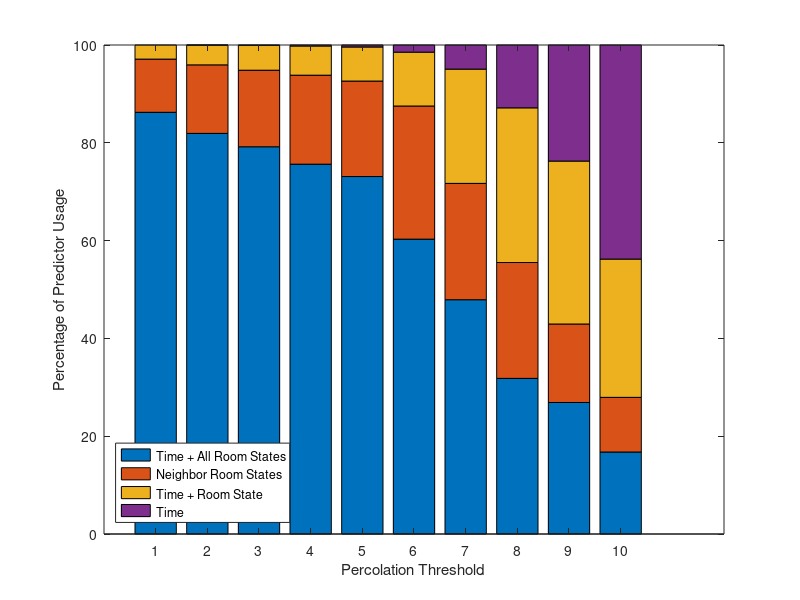

MATLAB code to generate this figure:
function percolationThresholdModelUsage()

%houseA_1 = [123480, 19698, 0];
%houseA_2 = [117306, 25830, 42];
%houseA_3 = [113386, 29680, 112];
%houseA_4 = [108290, 34608, 280];
%houseA_5 = [104664, 37940, 574];

houseA_1 = [123480, 15568, 4130, 0, 0];
houseA_2 = [117306, 20062, 5768, 42, 0];
houseA_3 = [113386, 22414, 7266, 112, 0];
houseA_4 = [108290, 26054, 8554, 280, 0];
houseA_5 = [104664, 27958, 9982, 574, 0];
houseA_10 = [86338, 38976, 15778, 2086, 0];
houseA_20 = [68600, 34062, 33460, 7056, 0];
houseA_30 = [45570, 33922, 45290, 18396, 0];
houseA_40 = [38514, 22974, 47712, 33978, 0];
houseA_50 = [24010, 16002, 40488, 62678, 0];

houseA = [houseA_1 / sum(houseA_1); houseA_2 / sum(houseA_2); houseA_3 / sum(houseA_3); houseA_4 / sum(houseA_4); houseA_5 / sum(houseA_5); houseA_10 / sum(houseA_10); houseA_20 / sum(houseA_20); houseA_30 / sum(houseA_30); houseA_40 / sum(houseA_40); houseA_50 / sum(houseA_50)] * 100;

colormap('summer')
bar(houseA, 'stacked')
legend({'Time + All Room States', 'Neighbor Room States' 'Time + Room State', 'Time'}, 'Location', 'SouthWest')
xlabel('Percolation Threshold')
ylabel('Percentage of Predictor Usage')